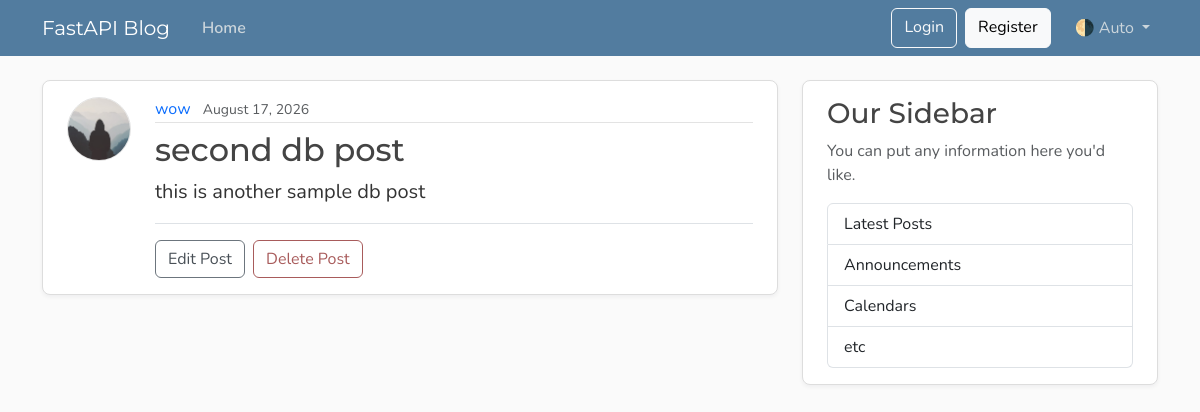
The page /posts/2 on the database its author committed.
### models.py (models this page shows, shortened)
class User(Base):
    __tablename__ = "users"
    id:Mapped[int] = mapped_column(Integer, primary_key=True, index=True) #typeend for ide, mapped_column defines actual column
    username: Mapped[str] = mapped_column(String(50), unique=True, nullable=False)
    email: Mapped[str] = mapped_column(String(100), unique=True, nullable=False) #nullable makes it a required field
    image_file: Mapped[str | None ] =mapped_column(
        String(20),
        nullable=True,
        default=None
    )
    posts:Mapped[list[Post]] =relationship(
        back_populates="author",
        cascade="all, delete-orphan",
        lazy="selectin",
    ) #creates a 1 to many relationship.

class Post(Base):
    __tablename__="posts"
    id:Mapped[int] = mapped_column(Integer, primary_key=True, index=True)
    title:Mapped[str] = mapped_column(String(30), nullable=False)
    content:Mapped[str] = mapped_column(Text, nullable=False)
    user_id: Mapped[int]= mapped_column(
        ForeignKey("users.id"),
        nullable=False,
        index=True
    )
    date_posted: Mapped[datetime] = mapped_column(
        DateTime(timezone=True),
        default=datetime.now(UTC)
    ) #default is the current time in UTC
    author:Mapped[User] = relationship(
        back_populates="posts",
        lazy="selectin",
    ) #creates a many to 1 relationship. we can access the author of a post by calling post.author. we can access the posts of a user by calling user.posts.

### main.py (the view)
@app.get("/posts/{post_id}", include_in_schema=False, name="post_page") #not in doc since this is returning html
async def post_page(request:Request, post_id:int, db:Annotated[AsyncSession,Depends(get_db)]):
     result = await db.execute(select(models.Post).options(selectinload(models.Post.author)).where(models.Post.id == post_id))
     post = result.scalars().first()
     if post:
          title=post.title[:50]
          return templates.TemplateResponse(
               request,
               "post.html",
               {"post":post, "title":title}
          )
     raise HTTPException(
          status_code=status.HTTP_404_NOT_FOUND,
          detail="post not found",
     )

### templates/post.html (shortened to what this page needs)
{% extends "layout.html" %} {% block content %}
<article class="content-section py-3 px-4 mb-4">
  <div class="d-flex align-items-start gap-4">
    <img
      class="rounded-circle article-img flex-shrink-0"
      src="{{ post.author.image_path }}"
      alt="{{ post.author.username }}'s profile picture"
      width="64"
      height="64"
      loading="lazy"
    />
    <div class="flex-grow-1">
      <div class="article-metadata mb-2">
        <a class="me-2" href="{{ url_for('user_posts', user_id = post.author.id) }}">{{ post.author.username }}</a>
        <small class="text-body-secondary"
          >{{ post.date_posted.strftime('%B %d, %Y') }}</small
        >
      </div>
      <h2 class="article-title">{{ post.title }}</h2>
      <p class="article-content">{{ post.content }}</p>
      <div class="post-actions mt-3 pt-3 border-top">
        <a class="btn btn-outline-secondary me-1" href="#">Edit Post</a>
        <button
          type="button"
          class="btn btn-outline-danger"
          data-bs-toggle="modal"
          data-bs-target="#deleteModal"
        >
          Delete Post
        </button>
      </div>
    </div>
  </div>
</article>
{% endblock content %}

### static/css/main.css (style rules this page uses)
:root { --font-heading: "Montserrat", system-ui, -apple-system, BlinkMacSystemFont, sans-serif; --font-body: "Nunito", system-ui, -apple-system, BlinkMacSystemFont, sans-serif; --color-bg-body: #fafafa; --color-bg-content: #ffffff; --color-text-primary: #333333; --color-text-heading: #444444; --color-steel: #527c9f; --color-nav-link: #cbd5db; --color-nav-link-hover: #ffffff; --color-link-hover: #428bca; --color-border: #dddddd; --color-border-light: #e3e3e3; --spacing-xl: 5rem; --article-img-size: 4rem; --account-img-size: 7.813rem; }
body { font-family: var(--font-body); background: var(--color-bg-body); color: var(--color-text-primary); }
h1, h2, h3, h4, h5, h6 { font-family: var(--font-heading); color: var(--color-text-heading); }
a { text-decoration: none; }
.content-section { background: var(--color-bg-content); border: 1px solid var(--color-border); border-radius: 0.5rem; box-shadow: 0 2px 4px rgba(15, 23, 42, 0.05); transition: box-shadow 0.15s ease, transform 0.15s ease, border-color 0.15s ease; }
.article-title { color: var(--color-text-heading); transition: color 0.2s ease-in-out; }
.article-content { white-space: pre-line; font-size: 1.25rem; }
.article-img { height: var(--article-img-size); width: var(--article-img-size); flex-shrink: 0; object-fit: cover; border: 1px solid var(--color-border-light); box-shadow: 0 0 0 2px var(--color-bg-content); }
.article-metadata { padding-bottom: 0.063rem; border-bottom: 1px solid var(--color-border-light); }
.article-metadata a { transition: color 0.2s ease-in-out; }
.btn-outline-secondary { --bs-btn-color: #495057; --bs-btn-border-color: #6c757d; --bs-btn-hover-color: #fff; --bs-btn-hover-bg: #5a6268; --bs-btn-hover-border-color: #545b62; --bs-btn-active-color: #fff; --bs-btn-active-bg: #545b62; --bs-btn-active-border-color: #4e555b; }
.btn-outline-danger { --bs-btn-color: #a85b5b; --bs-btn-border-color: #a85b5b; --bs-btn-hover-color: #fff; --bs-btn-hover-bg: #924e4e; --bs-btn-hover-border-color: #874848; --bs-btn-active-color: #fff; --bs-btn-active-bg: #874848; --bs-btn-active-border-color: #7c4242; }

### rows shown on the page
User: author.username "wow"
Post: date_posted "August 17, 2026", title "second db post", content "this is another sample db post"
